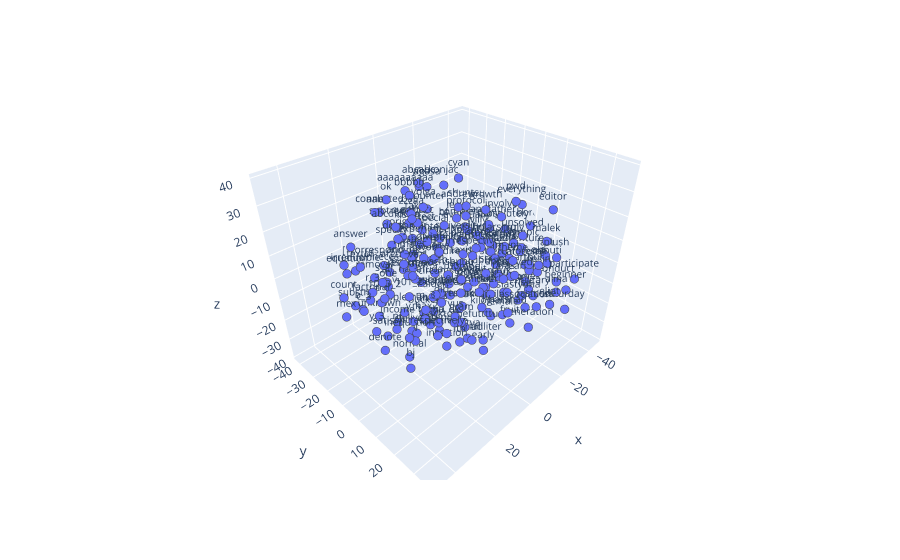

Notebook source saved alongside this figure:
### Markdown cell above
Here we have an initial visualization using plotly

### Code cell
from sklearn.manifold import TSNE
import numpy as np
import plotly.express as px

tsne = TSNE(n_components=3, n_iter=2000)
tsne_embedding = tsne.fit_transform(word_vectors)

x, y, z = np.transpose(tsne_embedding)

fig = px.scatter_3d(x=x[:200],y=y[:200],z=z[:200],text=sample[:200])
fig.update_traces(marker=dict(size=3,line=dict(width=2)),textfont_size=10)
fig.show()

### Figure 1 — Plotly figure (JSON) as saved in the notebook; plotly's stock layout.template omitted (floating-point values rounded to 4 significant figures; data arrays with more than 128 entries replaced by an {"elided": "..."} marker saying what was removed)
{"data": [{"hovertemplate": "x=%{x}<br>y=%{y}<br>z=%{z}<br>text=%{text}<extra></extra>", "legendgroup": "", "marker": {"color": "#636efa", "line": {"width": 2}, "size": 3, "symbol": "circle"}, "mode": "markers+text", "name": "", "scene": "scene", "showlegend": false, "text": {"elided": "200 str values"}, "textfont": {"size": 10}, "type": "scatter3d", "x": {"elided": "200 float values"}, "y": {"elided": "200 float values"}, "z": {"elided": "200 float values"}}], "layout": {"legend": {"tracegroupgap": 0}, "margin": {"t": 60}, "scene": {"domain": {"x": [0, 1], "y": [0, 1]}, "xaxis": {"title": {"text": "x"}}, "yaxis": {"title": {"text": "y"}}, "zaxis": {"title": {"text": "z"}}}}}
